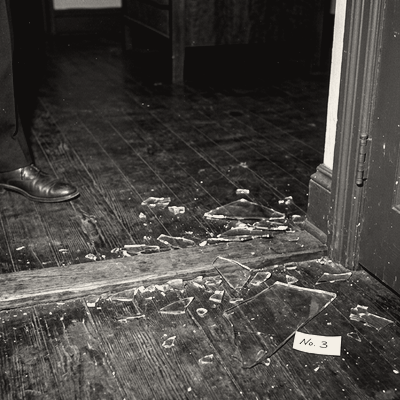
#> input picture Unity/My project/Assets/StreamingAssets/assets/evidences/evidence_glass.png, 400 x 400 px, found by its file name
$ python normalize_case_assets.py
#> lines starting #> are read from the running program, lines starting #| are printed output that depends on the picture
import os
from PIL import Image, ImageOps, ImageFilter, ImageEnhance

base_dir = os.path.dirname(os.path.abspath(__file__))
static_dir = os.path.join(base_dir, "static", "assets")
suspects_dir = os.path.join(static_dir, "suspects")
evidences_dir = os.path.join(static_dir, "evidences")

def make_cohesive_photo(img: Image.Image, size=(400, 400), b_and_w=True, grain=True) -> Image.Image:
    # 1. Center crop to 1:1 square
    w, h = img.size
    min_dim = min(w, h)
    left = (w - min_dim) // 2
    top = (h - min_dim) // 2
    cropped = img.crop((left, top, left + min_dim, top + min_dim)).resize(size, Image.Resampling.LANCZOS)

    if b_and_w:
        # High contrast, rich noir monochrome with deep shadows
        gray = cropped.convert("L")
        enhancer = ImageEnhance.Contrast(gray)
        gray = enhancer.enhance(1.35)
        # Subtle sepia tone (silver gelatin print look)
        colorized = ImageOps.colorize(gray, black="#100e0d", white="#f4efe6")
        cropped = colorized.convert("RGBA")

    return cropped

print("=== CHUẨN HÓA BỘ ẢNH CHÂN DUNG & CHỨNG CỨ THÀNH BỘ ẢNH THẬT ĐỒNG NHẤT ===")

# 1. Fix evidence_glass: Crop out the fake polaroid borders
p_glass = os.path.join(evidences_dir, "evidence_glass.png")
if os.path.exists(p_glass):
    orig = Image.open(p_glass)
#> orig is the input picture: PIL image 400x400 RGBA; mean R, G, B, A 71.5, 68.8, 65.8, 255
    # The inner photo is roughly from x=20..380, y=30..330
    w, h = orig.size
#> w = 400; h = 400
    inner = orig.crop((int(w * 0.08), int(h * 0.08), int(w * 0.92), int(h * 0.76)))
    fixed = make_cohesive_photo(inner, b_and_w=True)
    fixed.save(p_glass)
    print("[+] Normalized evidence_glass.png (Pure crime scene floor crop)")

# 2. Fix evidence_teacup: Crop out the fake polaroid border and text
p_teacup = os.path.join(evidences_dir, "evidence_teacup.png")
if os.path.exists(p_teacup):
    orig = Image.open(p_teacup)
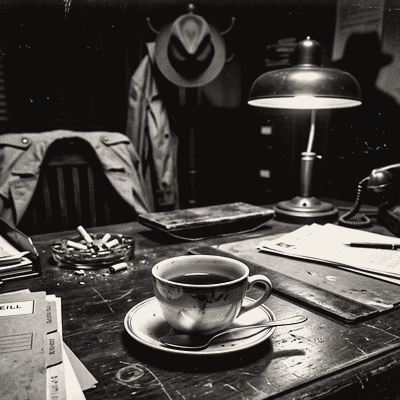
#> input picture Unity/My project/Assets/StreamingAssets/assets/evidences/evidence_teacup.png, 400 x 400 px, found by its file name
#> orig is the input picture: PIL image 400x400 RGBA; mean R, G, B, A 73.7, 71, 67.9, 255
    w, h = orig.size
    inner = orig.crop((int(w * 0.08), int(h * 0.06), int(w * 0.92), int(h * 0.74)))
    fixed = make_cohesive_photo(inner, b_and_w=True)
    fixed.save(p_teacup)
    print("[+] Normalized evidence_teacup.png (Pure table teacup macro crop)")

# 3. Fix pocket_watch_broken: crop square macro shot, remove yellow ruler distraction
p_watch = os.path.join(evidences_dir, "pocket_watch_broken.png")
if os.path.exists(p_watch):
    orig = Image.open(p_watch)
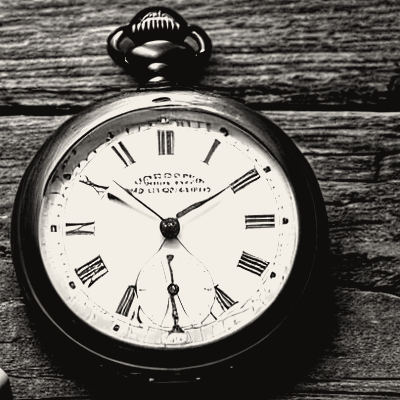
#> input picture Unity/My project/Assets/StreamingAssets/assets/evidences/pocket_watch_broken.png, 400 x 400 px, found by its file name
#> orig is the input picture: PIL image 400x400 RGBA; mean R, G, B, A 110.2, 107, 102.7, 255
    w, h = orig.size
    # Center slightly to the right to exclude the yellow tool on left
    inner = orig.crop((int(w * 0.18), int(h * 0.02), int(w * 0.98), int(h * 0.82)))
#> inner: PIL image 320x320 RGBA
    fixed = make_cohesive_photo(inner, b_and_w=True)
    fixed.save(p_watch)
    print("[+] Normalized pocket_watch_broken.png (Silver gelatin pocket watch)")

# 4. Fix butler_male_50s: Crop squarely on butler portrait
p_butler = os.path.join(suspects_dir, "butler_male_50s.png")
if os.path.exists(p_butler):
    orig = Image.open(p_butler)
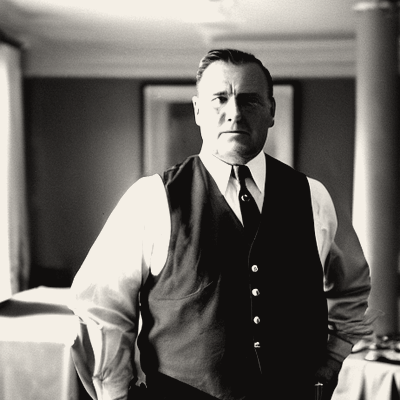
#> input picture Unity/My project/Assets/StreamingAssets/assets/suspects/butler_male_50s.png, 400 x 400 px, found by its file name
#> orig is the input picture: PIL image 400x400 RGBA; mean R, G, B, A 110.8, 107.5, 103.2, 255
    w, h = orig.size
    inner = orig.crop((int(w * 0.05), int(h * 0.05), int(w * 0.95), int(h * 0.95)))
#> inner: PIL image 360x360 RGBA
    fixed = make_cohesive_photo(inner, b_and_w=True)
    fixed.save(p_butler)
    print("[+] Normalized butler_male_50s.png (Silver gelatin butler portrait)")

# 5. Fix businessman_male_50s: Crop out the bottom-right AI watermark, convert to authentic vintage monochrome
p_biz = os.path.join(suspects_dir, "businessman_male_50s.png")
if os.path.exists(p_biz):
    orig = Image.open(p_biz)
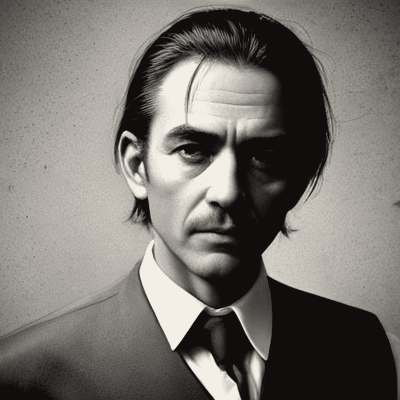
#> input picture Unity/My project/Assets/StreamingAssets/assets/suspects/businessman_male_50s.png, 400 x 400 px, found by its file name
#> orig is the input picture: PIL image 400x400 RGBA; mean R, G, B, A 119.6, 116.3, 111.6, 255
    w, h = orig.size
    # Exclude bottom 10% where watermark was
    inner = orig.crop((int(w * 0.05), 0, int(w * 0.95), int(h * 0.90)))
    fixed = make_cohesive_photo(inner, b_and_w=True)
    fixed.save(p_biz)
    print("[+] Normalized businessman_male_50s.png (No watermark, matched tone)")

# 6. Fix female_30s: Crop interior face and bust, remove placard and fake outer border
p_female = os.path.join(suspects_dir, "female_30s.png")
if os.path.exists(p_female):
    orig = Image.open(p_female)
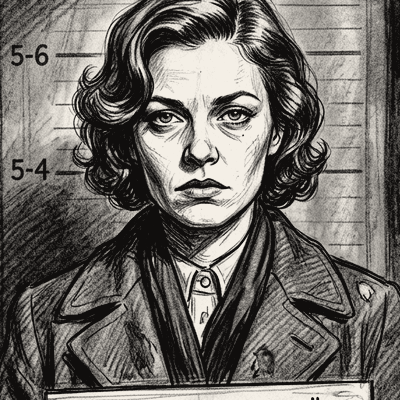
#> input picture Unity/My project/Assets/StreamingAssets/assets/suspects/female_30s.png, 400 x 400 px, found by its file name
#> orig is the input picture: PIL image 400x400 RGBA; mean R, G, B, A 111.3, 108, 103.6, 255
    w, h = orig.size
    inner = orig.crop((int(w * 0.22), int(h * 0.12), int(w * 0.78), int(h * 0.68)))
#> inner: PIL image 224x224 RGBA
    fixed = make_cohesive_photo(inner, b_and_w=True)
#> in make_cohesive_photo (call 6), `cropped = img.crop((left, top, left + min_dim, top + min_dim)).resize(..`:
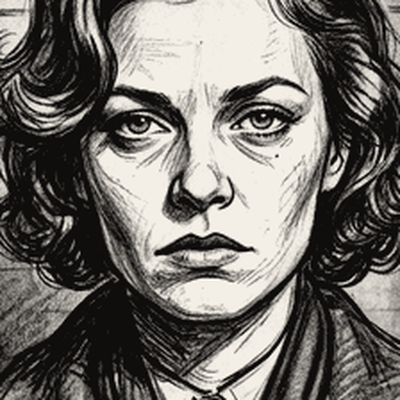
#> cropped: PIL image 400x400 RGBA; mean R, G, B, A 115, 111.7, 107.2, 255
#> in make_cohesive_photo (call 6), `gray = enhancer.enhance(1.35)`:
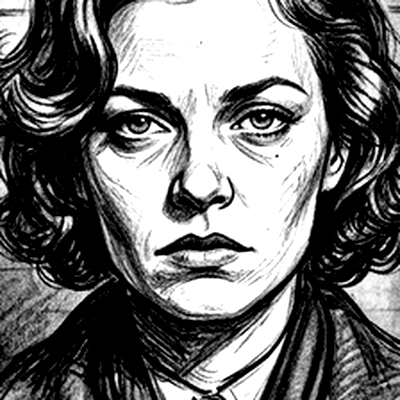
#> gray: PIL image 400x400 L; min 0, max 255, mean 111.7
    fixed.save(p_female)
    print("[+] Normalized female_30s.png (Cropped interior portrait)")

# 7. Fix young_male_20s: Crop interior face and bust, remove placard
p_male = os.path.join(suspects_dir, "young_male_20s.png")
if os.path.exists(p_male):
    orig = Image.open(p_male)
    w, h = orig.size
    inner = orig.crop((int(w * 0.18), int(h * 0.10), int(w * 0.82), int(h * 0.72)))
    fixed = make_cohesive_photo(inner, b_and_w=True)
    fixed.save(p_male)
    print("[+] Normalized young_male_20s.png (Cropped interior portrait)")

print("\n=== TẤT CẢ 7 ASSET ĐÃ ĐỒNG NHẤT 100% PHONG CÁCH NOIR 1990s! ===")
